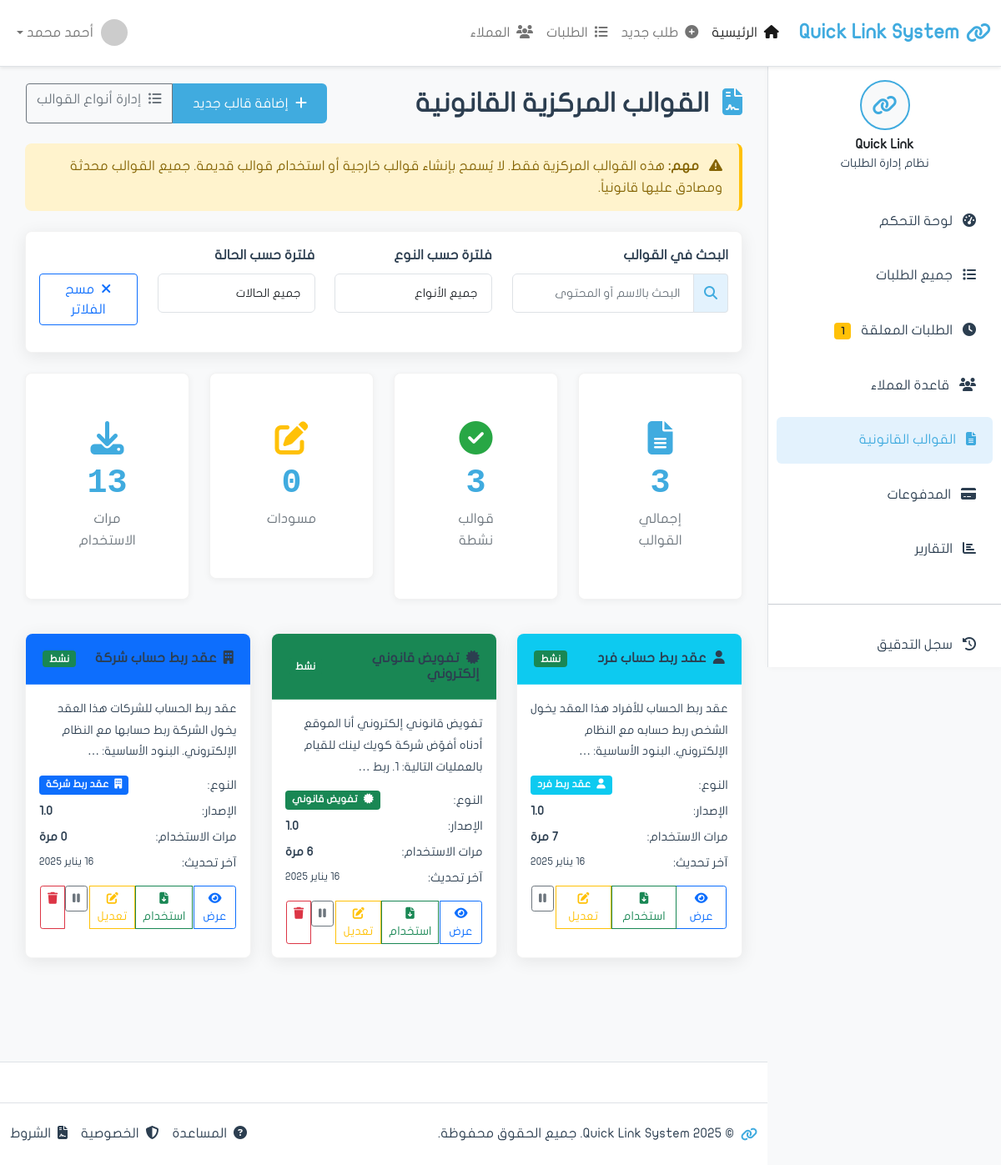
/templates/, run on the app's committed database.
### apps/requests/models.py (models this page shows, shortened)
class Template(models.Model):
    name = models.CharField('اسم القالب', max_length=200)
    name_english = models.CharField('الاسم بالإنجليزية', max_length=200, blank=True)
    code = models.CharField('الرمز', max_length=50, unique=True, editable=False)
    content_arabic = models.TextField('المحتوى بالعربية')
    content_english = models.TextField('المحتوى بالإنجليزية', blank=True)
    version = models.CharField('الإصدار', max_length=20, default='1.0')
    template_type = models.ForeignKey(
        'TemplateType',
        on_delete=models.PROTECT,
        related_name='templates',
        verbose_name='نوع القالب',
        null=True,  # للتوافق المؤقت
        blank=True
    )
    template_type_legacy = models.CharField(
        'نوع القالب (قديم)',
        max_length=100,
        blank=True,
        null=True
    )
    is_active = models.BooleanField('نشط', default=True)
    is_published = models.BooleanField('منشور', default=False)
    file = models.FileField('ملف القالب', upload_to='templates/', blank=True)
    usage_count = models.IntegerField('عدد الاستخدامات', default=0)
    created_at = models.DateTimeField('تاريخ الإنشاء', auto_now_add=True)
    updated_at = models.DateTimeField('آخر تحديث', auto_now=True)
    created_by = models.ForeignKey('auth.User', on_delete=models.SET_NULL, null=True)
    class Meta:
        verbose_name = 'قالب'
        verbose_name_plural = 'القوالب'
        ordering = ['-created_at']

class TemplateType(models.Model):
    name_arabic = models.CharField('الاسم بالعربية', max_length=200)
    name_english = models.CharField('الاسم بالإنجليزية', max_length=200, blank=True)
    code = models.CharField('الرمز', max_length=50, unique=True, editable=False)
    icon = models.CharField('الأيقونة', max_length=50, blank=True, default='fa-file-alt',
                           help_text='مثال: fa-file-alt (اختياري)')
    color = models.CharField('اللون', max_length=20, default='primary',
                            choices=[
                                ('primary', 'أزرق'),
                                ('success', 'أخضر'),
                                ('warning', 'أصفر'),
                                ('info', 'سماوي'),
                                ('danger', 'أحمر'),
                                ('secondary', 'رمادي'),
                                ('dark', 'أسود'),
                                ('light', 'فاتح'),
                            ])
    description = models.TextField('الوصف', blank=True)
    display_order = models.IntegerField('ترتيب العرض', default=0)
    is_active = models.BooleanField('نشط', default=True)
    usage_count = models.IntegerField('عدد الاستخدامات', default=0)
    created_at = models.DateTimeField('تاريخ الإنشاء', auto_now_add=True)
    updated_at = models.DateTimeField('آخر تحديث', auto_now=True)
    class Meta:
        verbose_name = 'نوع قالب'
        verbose_name_plural = 'أنواع القوالب'
        ordering = ['display_order', 'name_arabic']

### apps/requests/views.py (the view, shortened to what this page needs)
# urls.py: path('templates/', views.templates_list, name='templates_list'),
def templates_list(request):
    from django.db.models import Count
    from apps.requests.models import TemplateType
    type_filter = request.GET.get('type')
    status_filter = request.GET.get('status')
    templates = Template.objects.select_related('template_type').all()
    if type_filter and type_filter != 'all':
        templates = templates.filter(template_type_id=type_filter)
    templates = templates.order_by('-updated_at')
    total_templates = Template.objects.count()
    active_templates = Template.objects.filter(is_active=True, is_published=True).count()
    draft_templates = Template.objects.filter(is_published=False).count()
    total_usage = sum(t.usage_count for t in Template.objects.all())
    template_types = TemplateType.objects.filter(is_active=True).order_by('display_order')
    context = {
        'page_title': 'القوالب القانونية',
        'templates': templates,
        'total_templates': total_templates,
        'active_templates': active_templates,
        'draft_templates': draft_templates,
        'total_usage': total_usage,
        'template_types': template_types,
    }
    return render(request, 'requests/templates_list.html', context)

### apps/requests/templates/requests/templates_list.html (shortened to what this page needs)
{% extends 'base.html' %}
{% load static %}
{% block content %}
            <div class="d-flex justify-content-between align-items-center mb-4">
                <h2 class="mb-0">
                    <i class="fas fa-file-contract me-2 text-primary"></i>
                    القوالب المركزية القانونية
                </h2>
                <div class="btn-group" role="group">
                    <a href="{% url 'requests:template_create' %}" class="btn btn-primary">
                    <i class="fas fa-plus me-1"></i>
                    إضافة قالب جديد
                    </a>
                    <a href="{% url 'requests:template_types_list' %}" class="btn btn-outline-secondary">
                        <i class="fas fa-list-ul me-1"></i>
                        إدارة أنواع القوالب
                    </a>
                </div>
            </div>
            <div class="alert alert-warning mb-4">
                <i class="fas fa-exclamation-triangle me-2"></i>
                <strong>مهم:</strong> هذه القوالب المركزية فقط. لا يُسمح بإنشاء قوالب خارجية أو استخدام قوالب قديمة. جميع القوالب محدثة ومصادق عليها قانونياً.
            </div>
            <div class="card shadow-custom mb-4">
                <div class="card-body">
                    <div class="row">
                        <div class="col-md-4 mb-3">
                            <label class="form-label">البحث في القوالب</label>
                            <div class="input-group">
                                <span class="input-group-text">
                                    <i class="fas fa-search"></i>
                                </span>
                                <input type="text" class="form-control" placeholder="البحث بالاسم أو المحتوى" id="templateSearchInput">
                            </div>
                        </div>
                        <div class="col-md-3 mb-3">
                            <label class="form-label">فلترة حسب النوع</label>
                            <select class="form-control" id="typeFilter">
                                <option value="all">جميع الأنواع</option>
                            </select>
                        </div>
                        <div class="col-md-3 mb-3">
                            <label class="form-label">فلترة حسب الحالة</label>
                            <select class="form-control" id="statusFilter">
                                <option value="all">جميع الحالات</option>
                            </select>
                        </div>
                        <div class="col-md-2 mb-3">
                            <label class="form-label">&nbsp;</label>
                            <div class="d-grid">
                                <button class="btn btn-outline-primary" onclick="clearTemplateFilters()">
                                    <i class="fas fa-times me-1"></i>
                                    مسح الفلاتر
                                </button>
                            </div>
                        </div>
                    </div>
                </div>
            </div>
            <div class="row mb-4">
                <div class="col-xl-3 col-md-6 mb-3">
                    <div class="card stats-card">
                        <div class="card-body text-center">
                            <i class="fas fa-file-alt icon-large text-primary"></i>
                            <div class="stats-number">{{ total_templates|default:0 }}</div>
                            <div class="stats-label">إجمالي القوالب</div>
                        </div>
                    </div>
                </div>
                <div class="col-xl-3 col-md-6 mb-3">
                    <div class="card stats-card">
                        <div class="card-body text-center">
                            <i class="fas fa-check-circle icon-large text-success"></i>
                            <div class="stats-number">{{ active_templates|default:0 }}</div>
                            <div class="stats-label">قوالب نشطة</div>
                        </div>
                    </div>
                </div>
                <div class="col-xl-3 col-md-6 mb-3">
                    <div class="card stats-card">
                        <div class="card-body text-center">
                            <i class="fas fa-edit icon-large text-warning"></i>
                            <div class="stats-number">{{ draft_templates|default:0 }}</div>
                            <div class="stats-label">مسودات</div>
                        </div>
                    </div>
                </div>
                <div class="col-xl-3 col-md-6 mb-3">
                    <div class="card stats-card">
                        <div class="card-body text-center">
                            <i class="fas fa-download icon-large text-info"></i>
                            <div class="stats-number">{{ total_usage|default:0 }}</div>
                            <div class="stats-label">مرات الاستخدام</div>
                        </div>
                    </div>
                </div>
            </div>
            <div class="row">
                {% if templates %}
                    {% for template in templates %}
                <div class="col-lg-4 col-md-6 mb-4">
                    <div class="card template-card shadow-custom">
                        <div class="card-header bg-{{ template.template_type.color|default:'primary' }} text-white">
                            <div class="d-flex justify-content-between align-items-center">
                                <h6 class="mb-0">
                                    {% if template.template_type and template.template_type.icon %}
                                    <i class="fas {{ template.template_type.icon }} me-1"></i>
                                    {% else %}
                                    <i class="fas fa-file-alt me-1"></i>
                                    {% endif %}
                                    {{ template.name }}
                                </h6>
                                <span class="badge
                                    {% if template.is_published and template.is_active %}bg-success
                                    {% elif not template.is_published %}bg-warning text-dark
                                    {% else %}bg-secondary{% endif %}">
                                    {% if template.is_published and template.is_active %}نشط
                                    {% elif not template.is_published %}مسودة
                                    {% else %}مؤرشف{% endif %}
                                </span>
                            </div>
                        </div>
                        <div class="card-body">
                            <p class="text-muted mb-3">
                                <small>{{ template.content_arabic|truncatewords:15 }}</small>
                            </p>
                            <div class="template-meta mb-3">
                                <div class="d-flex justify-content-between mb-2">
                                    <span class="text-muted">النوع:</span>
                                    {% if template.template_type %}
                                    <span class="badge bg-{{ template.template_type.color }}">
                                        {% if template.template_type.icon %}
                                        <i class="fas {{ template.template_type.icon }} me-1"></i>
                                        {% endif %}
                                        {{ template.template_type.name_arabic }}
                                    </span>
                                    {% else %}
                                    <span class="badge bg-secondary">بدون نوع</span>
                                    {% endif %}
                                </div>
                                <div class="d-flex justify-content-between mb-2">
                                    <span class="text-muted">الإصدار:</span>
                                    <strong>{{ template.version }}</strong>
                                </div>
                                <div class="d-flex justify-content-between mb-2">
                                    <span class="text-muted">مرات الاستخدام:</span>
                                    <strong>{{ template.usage_count|default:0 }} مرة</strong>
                                </div>
                                <div class="d-flex justify-content-between">
                                    <span class="text-muted">آخر تحديث:</span>
                                    <small>{{ template.updated_at|date:"d يناير Y" }}</small>
                                </div>
                            </div>
                            <div class="btn-group w-100" role="group">
                                <button class="btn btn-outline-primary btn-sm" onclick="viewTemplate({{ template.id }})">
                                    <i class="fas fa-eye"></i>
                                    عرض
                                </button>
                                {% if template.is_published and template.is_active %}
                                <button class="btn btn-outline-success btn-sm" onclick="useTemplate({{ template.id }})">
                                    <i class="fas fa-file-download"></i>
                                    استخدام
                                </button>
                                {% elif not template.is_published %}
                                <button class="btn btn-outline-success btn-sm" onclick="publishTemplate({{ template.id }})">
                                    <i class="fas fa-check"></i>
                                    نشر
                                </button>
                                {% endif %}
                                <a href="{% url 'requests:template_edit' template.id %}" class="btn btn-outline-warning btn-sm">
                                    <i class="fas fa-edit"></i>
                                    تعديل
                                </a>
                                {% if template.is_active %}
                                <form method="post" action="{% url 'requests:template_toggle' template.id %}" class="d-inline">
                                    <button type="submit" class="btn btn-outline-secondary btn-sm" title="تعطيل">
                                        <i class="fas fa-pause"></i>
                                    </button>
                                </form>
                                {% endif %}
                                {% if template.requests.count == 0 %}
                                <a href="{% url 'requests:template_delete' template.id %}" class="btn btn-outline-danger btn-sm" title="حذف">
                                    <i class="fas fa-trash"></i>
                                </a>
                                {% endif %}
                            </div>
                        </div>
                    </div>
                </div>
                    {% endfor %}
                {% endif %}
            </div>
{% endblock content %}

### data on the page
Template: name "عقد ربط حساب فرد", is_published "نشط", content_arabic "عقد ربط الحساب للأفراد هذا العقد يخول الشخص ربط حسابه مع النظام الإلكتروني. البنود الأساسية: …", template_type.name_arabic "عقد ربط فرد", version "1.0", updated_at "16 يناير 2025", is_active True (drawn)
Template: name "تفويض قانوني إلكتروني", is_published "نشط", content_arabic "تفويض قانوني إلكتروني أنا الموقع أدناه أفوّض شركة كويك لينك للقيام بالعمليات التالية: 1. ربط …", template_type.name_arabic "تفويض قانوني", version "1.0", usage_count "6", updated_at "16 يناير 2025", is_active True (drawn)
Template: name "عقد ربط حساب شركة", is_published "نشط", content_arabic "عقد ربط الحساب للشركات هذا العقد يخول الشركة ربط حسابها مع النظام الإلكتروني. البنود الأساسية: …", template_type.name_arabic "عقد ربط شركة", version "1.0", updated_at "16 يناير 2025", is_active True (drawn)

### other printed values
{{ total_templates|default:0 }} "3"
{{ active_templates|default:0 }} "3"
{{ draft_templates|default:0 }} "0"
{{ total_usage|default:0 }} "13"
